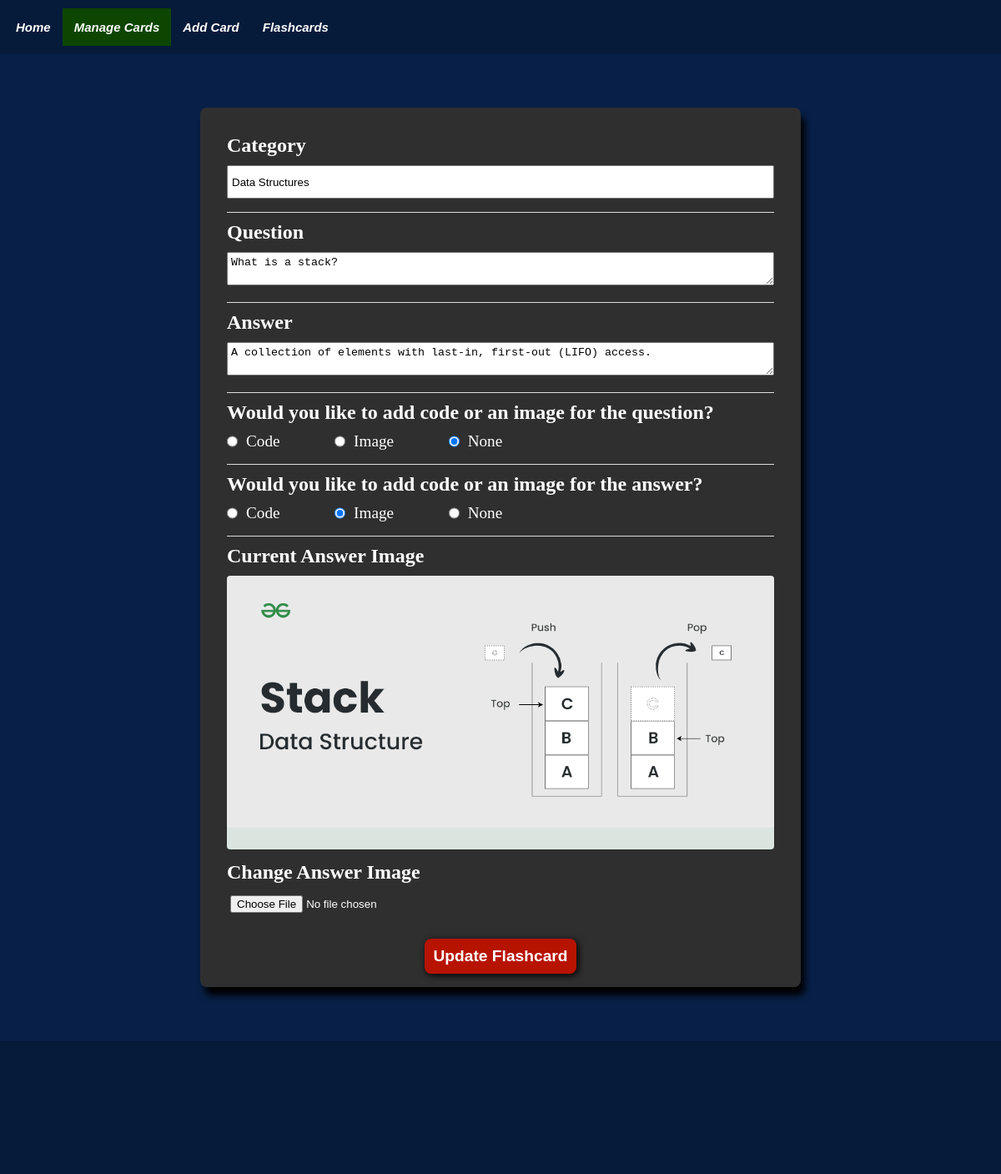
The app's page /edit_flashcard/25 with its own data.
### tables this page shows
CREATE TABLE Flashcards(
                    cid INTEGER PRIMARY KEY AUTOINCREMENT,
                    category TEXT NOT NULL,
                    question TEXT,
                    answer TEXT,
                    qid INTEGER REFERENCES Figure(fid), 
                    aid INTEGER REFERENCES Figure(fid)
            );

CREATE TABLE Figure(
                    fid INTEGER PRIMARY KEY AUTOINCREMENT,
                    code_block TEXT,
                    code_type TEXT,
                    image_file TEXT
            );

### app/routes.py (the view)
@app.route("/edit_flashcard/<key>")
def edit_flashcard_route(key):
    data = database.view_card(key=key)
    categories = database.view_allcategories()
    return render_template('edit_flashcard.html', nav_id="manage-page", data=data, categories=categories)

### app/database.py (called while the page is built)
def view_allcategories():
    try:
        with sqlite3.connect(DATABASE) as conn:
            c = conn.cursor()
            LOGGER.info(f"SELECT category, COUNT(*) as count FROM Flashcards GROUP BY category")
            c.execute("SELECT category, COUNT(*) as count FROM Flashcards GROUP BY category")
            card_data = c.fetchall()
            response = {}
            for x in card_data:
                key = x[0]              # Category type
                response[key] = x[1]    # Number of question in the category
        return response
    except sqlite3.Error as e:
        LOGGER.error(f"An error occured when retrieving from the database: {e}")
        return None

### app/templates/edit_flashcard.html (shortened to what this page needs)
{% extends "base.html" %}
{% block content %}
<div class="flashcard-content">
    <form action="{{ url_for('update_flashcard_route', key=data['key']) }}" method="post" enctype="multipart/form-data">
        <div class="flashcard-content-inner">
            <h2>Category</h2>
            <input class="search" id="category" name="category" rows="4" value="{{ data['category'] | escape }}">
        </div>
        <div class="flashcard-content-inner">
            <h2>Question</h2>
            <textarea id="question" name="question" rows="4">{{ data['question'] | escape }}</textarea>
        </div>
        <div class="flashcard-content-inner">
            <h2>Answer</h2>
            <textarea id="answer" name="answer" rows="4">{{ data['answer'] | escape }}</textarea>
        </div>
        <div class="flashcard-content-inner">
            <h2>Would you like to add code or an image for the question?</h2>
            <div class="radio-input">
                <input type="radio" id="q-code-selection" name="q-figure-type" value="code" onclick="toggleQuestionFields('code')" {% if data['q_code_block'] %}checked{% endif %}>
                <label for="q-code-selection">Code</label>
                <input type="radio" id="q-image-selection" name="q-figure-type" value="image" onclick="toggleQuestionFields('image')" {% if data['q_image_file'] %}checked{% endif %}>
                <label for="q-image-selection">Image</label>
                <input type="radio" id="q-none-type" name="q-figure-type" value="none" onclick="toggleQuestionFields('none')" {% if not data['q_code_block'] and not data['q_image_file'] %}checked{% endif %}>
                <label for="q-none-type">None</label>
            </div>
        </div>
        <div class="flashcard-content-inner">
            <h2>Would you like to add code or an image for the answer?</h2>
            <div class="radio-input">
                <input type="radio" id="a-code-selection" name="a-figure-type" value="code" onclick="toggleAnswerFields('code')" {% if data['a_code_block'] %}checked{% endif %}>
                <label for="a-code-selection">Code</label>
                <input type="radio" id="a-image-selection" name="a-figure-type" value="image" onclick="toggleAnswerFields('image')" {% if data['a_image_file'] %}checked{% endif %}>
                <label for="a-image-selection">Image</label>
                <input type="radio" id="a-none-type" name="a-figure-type" value="none" onclick="toggleAnswerFields('none')" {% if not data['a_code_block'] and not data['a_image_file'] %}checked{% endif %}>
                <label for="a-none-type">None</label>
            </div>
        </div>
        <div class="flashcard-content-inner" id="a-image-section" style="display: none;">
            {% if data['a_image_file'] %}
                <h2>Current Answer Image</h2>
                <img class="card-image" id="a-card-image" src="{{ url_for('static', filename='images/' + data['a_image_file']) }}"
                    alt="{{ data['a_image_file'] }}">
            {% endif %}
            <h2>Change Answer Image</h2>
            <input type="file" id="a-image-figure" name="a-image-figure">
        </div>
        <button class="edit-btn" type="submit">Update Flashcard</button>
    </form>
</div>
{% endblock %}

### app/static/css/base.css (style rules this page uses)
* { padding: 0; margin: 0; box-sizing: border-box; }
body { background-color: #082048; font-family: 'Times New Roman', Times, serif; width: 100%; position: relative; display: flex; flex-direction: column; min-height: 100vh; }
.card-image { border-radius: 4px; height: fit-content; max-height: 100%; max-width: 100%; }
.flashcard-content { background-color: #2f2f2f; color: #FFFFFF; box-shadow: 5px 10px 8px #000; margin: 0 auto 4rem auto; padding: 1rem; border-radius: 8px; width: 60vw; }
.flashcard-content-inner { margin: 1rem; border-top: 1px solid #ddd;; }
.flashcard-content-inner h2 { margin: 10px 0; }
.flashcard-content-inner:first-child { border-top: none; }
.flashcard-content-inner textarea, .flashcard-content-inner input:not(input[type='radio']) { width: 100%; max-width: 100%; min-width: 100%; height: 40px; overflow-y: auto; padding: 4px; }
.radio-input { display: flex; flex-direction: row; font-size: larger; }
#q-image-selection, #q-none-type, #a-image-selection, #a-none-type { margin-left: 10%; }
.radio-input label { margin-left: 10px; }
.edit-btn { border: none; display: block; margin: 0 auto; padding: 10px; background-color: #b71301; box-shadow: 2px 2px 8px #000; border-radius: 8px; color: #FFFFFF; font-weight: bold; font-size: larger; }

### records on screen
Flashcards: category "Data Structures", question "What is a stack?", answer "A collection of elements with last-in, first-out (LIFO) access."
Figure: image_file "☑ Image", image_file "☐ None", image_file (picture)
